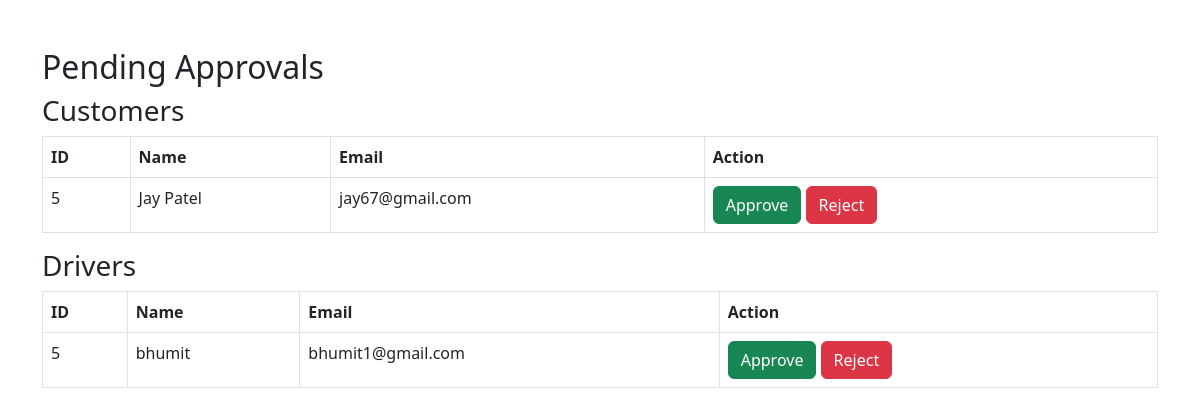
/admin_approval.php, run on the app's committed database.
### tables this page shows
CREATE TABLE `customer_regist` (
  `Customer_id` int(10) NOT NULL,
  `fname` varchar(50) NOT NULL,
  `email` varchar(100) NOT NULL,
  `mobileno` varchar(15) NOT NULL,
  `username` varchar(50) NOT NULL,
  `password` varchar(255) NOT NULL,
  `approval_status` enum('Pending','Approved','Rejected') DEFAULT 'Pending'
);

CREATE TABLE `driverre` (
  `Driver_id` int(11) NOT NULL,
  `fname` varchar(255) NOT NULL,
  `email` varchar(255) NOT NULL,
  `phone` varchar(10) NOT NULL,
  `username` varchar(255) NOT NULL,
  `password` varchar(255) NOT NULL,
  `licence_no` varchar(255) NOT NULL,
  `licence_photo` varchar(255) NOT NULL,
  `address` text NOT NULL,
  `photo` varchar(255) NOT NULL,
  `approval_status` enum('Pending','Approved','Rejected') DEFAULT 'Pending'
);

### admin_approval.php (the view, shortened to what this page needs)
<?php
include("connection.php");
function fetch_data($con, $query) {
    $result = mysqli_query($con, $query);
    return $result;
}
$customers = fetch_data($con, "SELECT Customer_id, fname, email FROM customer_regist WHERE approval_status='Pending'");
$drivers = fetch_data($con, "SELECT Driver_id, fname, email FROM driverre  WHERE approval_status='Pending'");
?>
<!DOCTYPE html>
<html lang="en">
<head>
    <link href="https://cdn.jsdelivr.net/npm/bootstrap@5.3.0/dist/css/bootstrap.min.css" rel="stylesheet">
</head>
<body>
<div class="container mt-5">
    <h2>Pending Approvals</h2>
    <h3>Customers</h3>
    <table class="table table-bordered">
        <tr>
            <th>ID</th>
            <th>Name</th>
            <th>Email</th>
            <th>Action</th>
        </tr>
        <?php while ($row = mysqli_fetch_assoc($customers)) { ?>
        <tr>
            <td><?= htmlspecialchars($row['Customer_id']) ?></td>
            <td><?= htmlspecialchars($row['fname']) ?></td>
            <td><?= htmlspecialchars($row['email']) ?></td>
            <td>
                <a href="?approve=<?= $row['Customer_id'] ?>&role=Customer" class="btn btn-success">Approve</a>
                <a href="?reject=<?= $row['Customer_id'] ?>&role=Customer" class="btn btn-danger">Reject</a>
            </td>
        </tr>
        <?php } ?>
    </table>
    <h3>Drivers</h3>
    <table class="table table-bordered">
        <tr>
            <th>ID</th>
            <th>Name</th>
            <th>Email</th>
            <th>Action</th>
        </tr>
        <?php while ($row = mysqli_fetch_assoc($drivers)) { ?>
        <tr>
            <td><?= htmlspecialchars($row['Driver_id']) ?></td>
            <td><?= htmlspecialchars($row['fname']) ?></td>
            <td><?= htmlspecialchars($row['email']) ?></td>
            <td>
                <a href="?approve=<?= $row['Driver_id'] ?>&role=Driver" class="btn btn-success">Approve</a>
                <a href="?reject=<?= $row['Driver_id'] ?>&role=Driver" class="btn btn-danger">Reject</a>
            </td>
        </tr>
        <?php } ?>
    </table>
</div>
</body>
</html>

### data on the page
customer_regist: Customer_id "5", fname "Jay Patel", email "jay67@gmail.com"
driverre: Driver_id "5", fname "bhumit", email "bhumit1@gmail.com"
